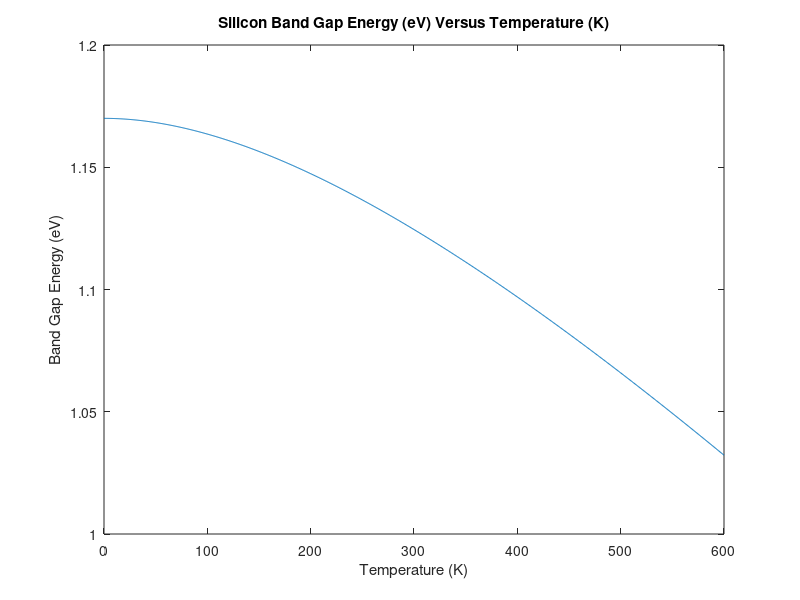
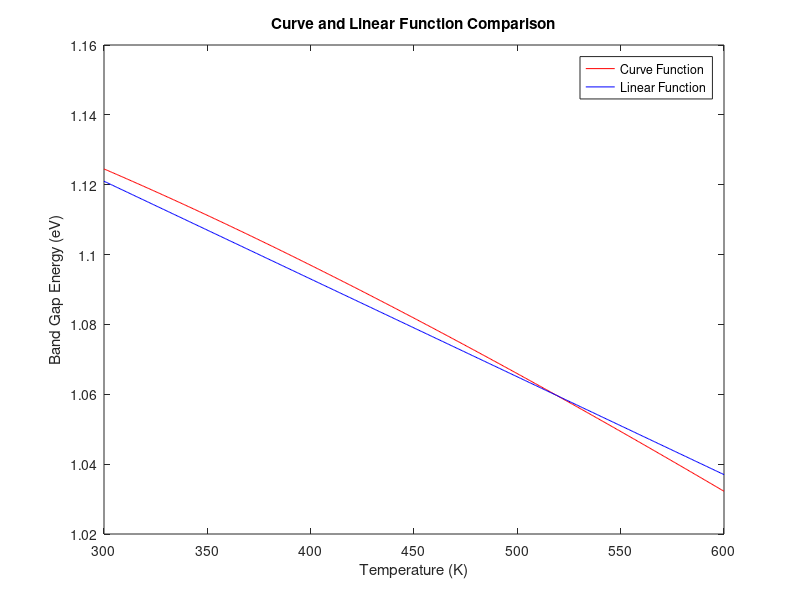
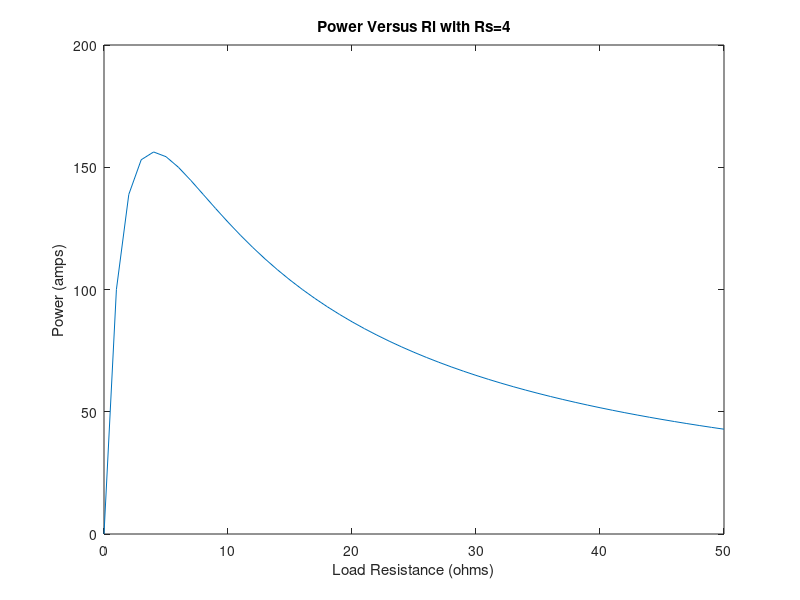
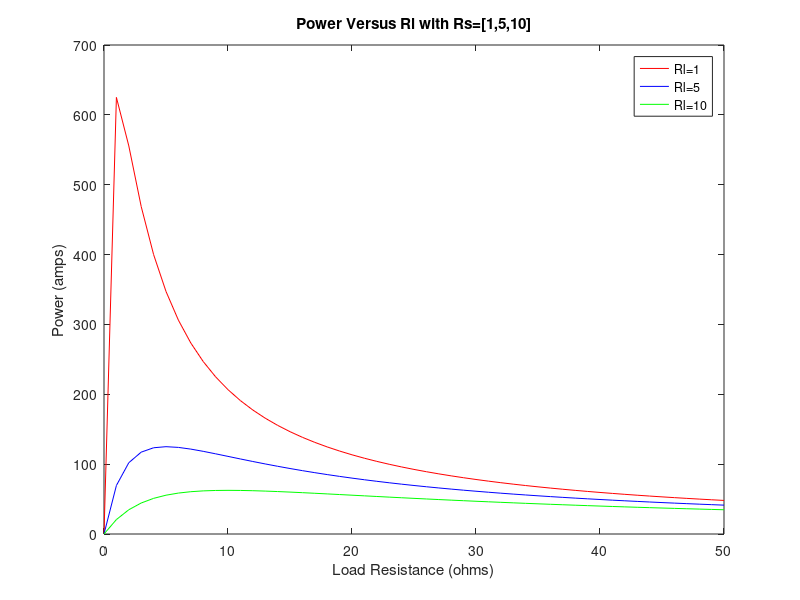

Reproduce these figures in MATLAB, in order. (Note: this script raises an error after producing the figures.)
%% ENG6 HW2 Andrew Choi

%% Problem 1(a)
T = linspace(0,600,1001);
alpha = 4.73 * 10.^-4;
beta = 636;
E = 1.170 - ((alpha .* T .^2)./(T + beta));
figure(1)
plot(T,E)
title('Silicon Band Gap Energy (eV) Versus Temperature (K)')
xlabel('Temperature (K)')
ylabel('Band Gap Energy (eV)')
Eg = E(501);
fprintf('The band gap energy at 300K for silicon is %.3f eV. \n', Eg)

%% Problem 1(b)
T1 = linspace(300,600,501);
E1 = 1.170 - ((alpha .* T1 .^2)./(T1 + beta));
Egg = 1.205 - (2.8 .* 10.^-4) .*T1;
figure(2)
plot(T1,E1,'r',T1,Egg,'b')
xlabel('Temperature (K)')
ylabel('Band Gap Energy (eV)')
legend('Curve Function','Linear Function')
title('Curve and Linear Function Comparison')

%% Problem 2(a)
Rs = 4;
Rl = (0:50);
V = 50;
P = V.^2 .* (Rl./((Rl+Rs).^2));
figure(3)
plot(Rl,P)
title('Power Versus Rl with Rs=4')
xlabel('Load Resistance (ohms)')
ylabel('Power (amps)')

%% Problem 2(b)
Rs2 = 1;
Rs3 = 5;
Rs4 = 10;
P2 = V.^2 .* (Rl./((Rl+Rs2).^2));
P3 = V.^2 .* (Rl./((Rl+Rs3).^2));
P4 = V.^2 .* (Rl./((Rl+Rs4).^2));
%From the graphs it seems that the as the Rs value decreases the P value
%increases significantly intitally. As the three curves start advancing
%Rl=50 the P values start to equal regardless of different Rs values.
figure(4)
plot(Rl,P2,'r',Rl,P3,'b',Rl,P4,'g')
title('Power Versus Rl with Rs=[1,5,10]')
xlabel('Load Resistance (ohms)')
ylabel('Power (amps)')
legend('Rl=1','Rl=5','Rl=10')

%% Problem 3
Year = [2005, 2006, 2007, 2008, 2009, 2010, 2011, 2012];
TeamA = [65, 72, 78, 87, 86, 69, 83, 76];
TeamB = [83, 72, 81, 78, 76, 69, 79, 82];
TeamAAheadLogic = [false, false, false, true, true, false, true, false];
TeamAAhead = Year(TeamAAheadLogic);
TeamBAheadLogic = [true, false, true, false, false, false, false, true];
TeamBAhead = Year(TeamBAheadLogic);
TiedYears = Year (xor(~TeamAAheadLogic , TeamBAheadLogic));
disp(TiedYears)

%% Prob4(a)
x = randn(1,1000);
y = rand(1,1000);

%% Prob4(b)
meanx = mean(x);
meany = mean(y);
stdx = std2(x);
stdy = std2(y);

%% Prob4(c)
figure(5)
histogram(x)
title('Histogram of X')
figure(6)
histogram(y)
title('Histogram of Y')
